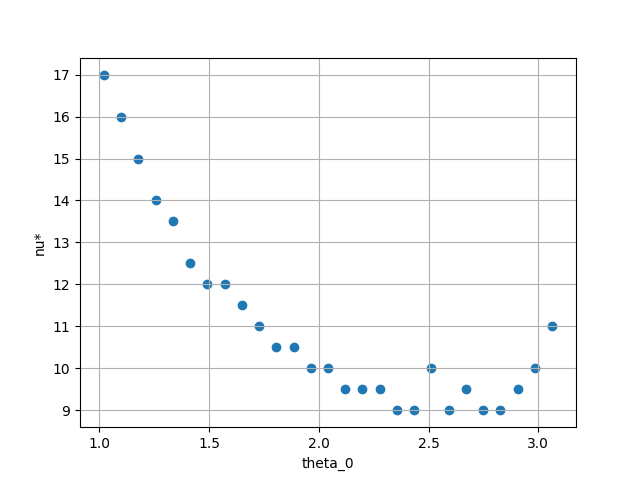

This chart was generated by the following Python code:
import numpy as np
from matplotlib import pyplot as plt

nu, theta = np.loadtxt("nu-theta.csv", delimiter=',', unpack = True)

plt.scatter(theta, nu, linewidth = 1)
plt.xlabel("theta_0")
plt.ylabel("nu*")
plt.grid()
plt.savefig('graph.png')
